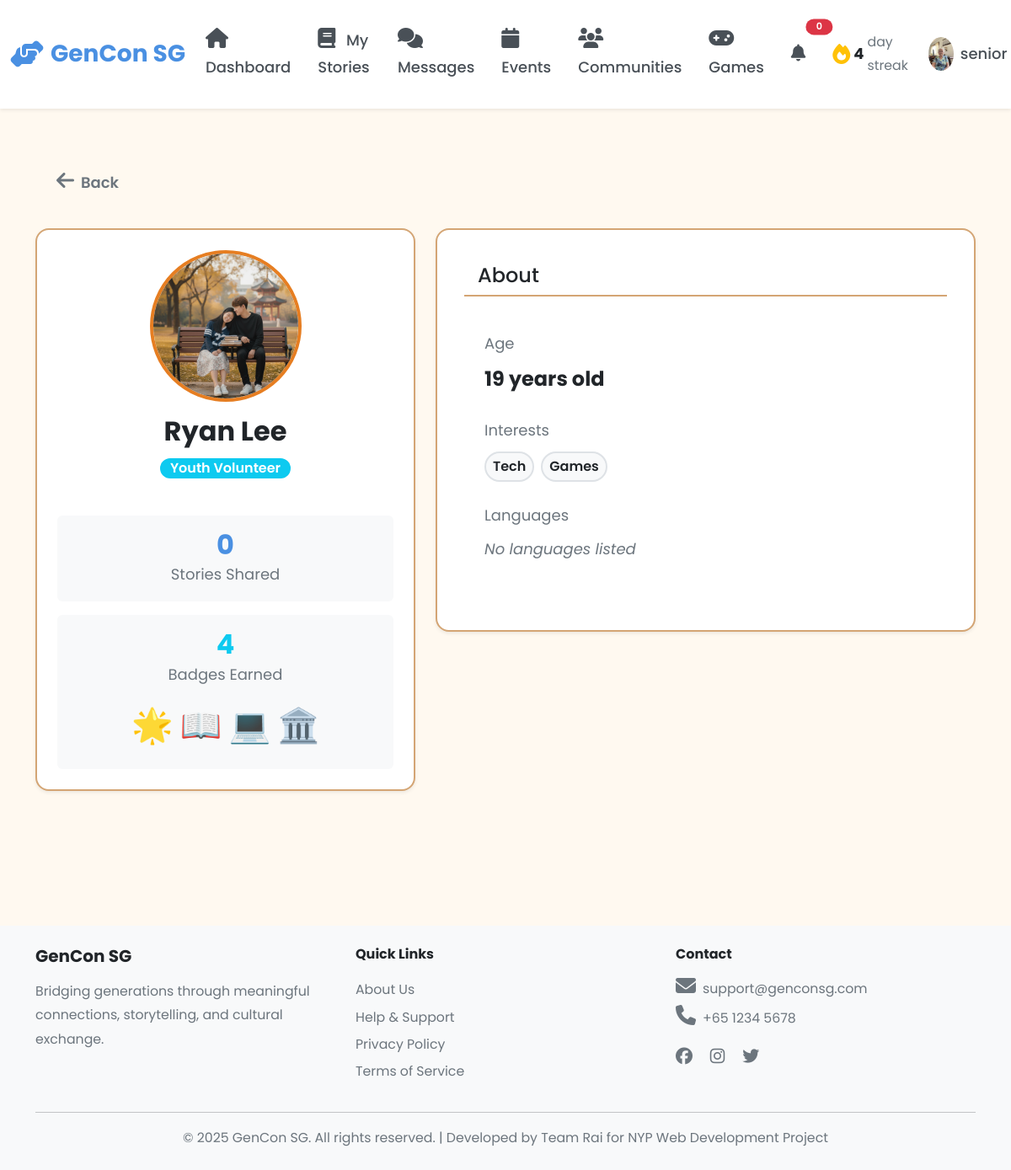
The page /senior/users/3 (signed in) on the database as committed earlier.
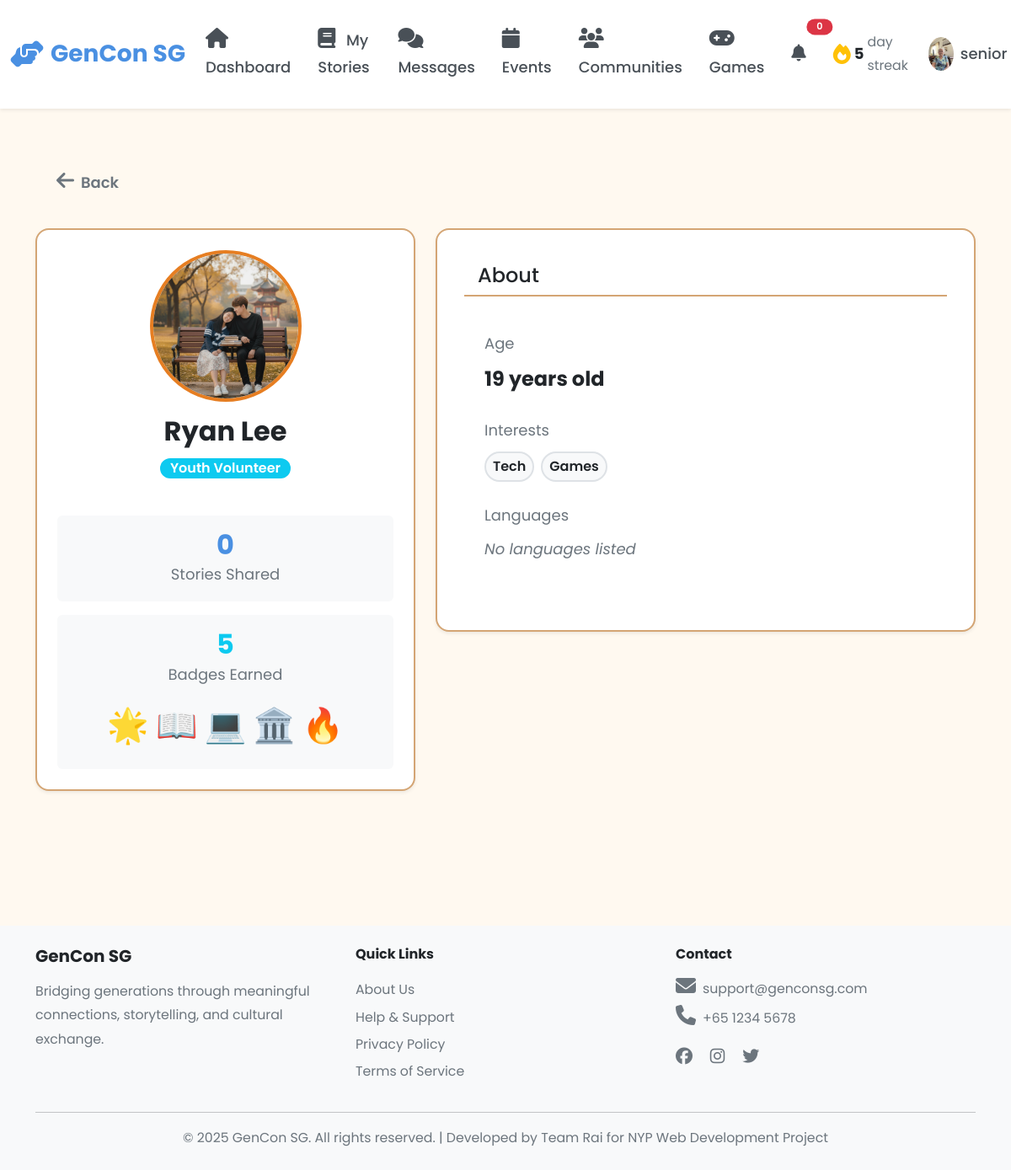
The same page on the database as committed later.
### models.py (models this page shows, shortened)
class Badge(db.Model):
    __tablename__ = 'badges'
    id = db.Column(db.Integer, primary_key=True)
    user_id = db.Column(db.Integer, db.ForeignKey('users.id'), nullable=False, index=True)
    badge_type = db.Column(db.String(50), nullable=False)  # e.g., 'Week Warrior', 'Month Master'
    earned_at = db.Column(db.DateTime, default=datetime.utcnow, nullable=False)
    user = db.relationship('User', back_populates='badges')

### blueprints/senior.py (the view)
@senior_bp.route('/users/<int:user_id>')
@login_required
def public_profile(user_id):
    user = User.query.get_or_404(user_id)
    stories_count = Story.query.filter_by(user_id=user.id).count()
    badges = []
    if user.role == 'youth':
        earned_badges = Badge.query.filter_by(user_id=user.id).all()
        BADGE_ICONS = {
            'First Steps': '🌟', 'Story Keeper': '📖', 'Tech Wizard': '💻',
            'Game Master': '🎮', 'Community Builder': '🏘️', 'Event Organizer': '📅',
            'Heritage Champion': '🏛️', 'Conversation Partner': '💬',
            'Week Warrior': '🔥', 'Month Master': '🏆', 'Century Champion': '💯', 'Year Legend': '👑'
        }
        badges = [{'title': b.badge_type, 'icon': BADGE_ICONS.get(b.badge_type, '🏅')} for b in earned_badges]
    recent_stories = Story.query.filter_by(user_id=user.id).order_by(Story.created_at.desc()).limit(5).all()
    return render_template('senior/public_profile.html',
                         profile_user=user,
                         stories_count=stories_count,
                         badges=badges,
                         recent_stories=recent_stories)

### app.py (called while the page is built)
@app.context_processor
def inject_user():
    user_streak = 0
    if 'user_id' in session:
        from models import Streak
        streak = Streak.query.filter_by(user_id=session['user_id']).first()
        if streak:
            user_streak = streak.current_streak
    return dict(session=session, user_streak=user_streak)

@app.after_request
def add_security_headers(response):
    csp = (
        "default-src 'self'; "
        "script-src 'self' 'unsafe-inline' 'unsafe-eval' blob: https://cdn.jsdelivr.net https://cdnjs.cloudflare.com; "
        "style-src 'self' 'unsafe-inline' https://cdn.jsdelivr.net https://cdnjs.cloudflare.com https://fonts.googleapis.com; "
        "font-src 'self' https://cdnjs.cloudflare.com https://fonts.gstatic.com; "
        "img-src 'self' data: blob: https:; "
        "connect-src 'self' ws: wss: https://cdn.jsdelivr.net https://cdnjs.cloudflare.com; "
        "worker-src 'self' blob:;"
    )
    response.headers['Content-Security-Policy'] = csp
    return response

### models.py (called while the page is built)
    @property
    def interests(self):
        if self.interests_json:
            return json.loads(self.interests_json)
        return []

### templates/senior/public_profile.html (shortened to what the changed rows need)
{% extends "base.html" %}
{% block body_class %}senior-dashboard{% endblock %}
{% block content %}
<div class="container py-4">
    <div class="row">
        <div class="col-md-5 mb-4">
            <div class="card shadow-sm text-center p-4 border-2" style="border-color: var(--senior-border);">
                <h2 class="fw-bold mb-2">{{ profile_user.full_name }}</h2>
                {% if profile_user.role == 'youth' and badges %}
                <div class="mt-3 p-3 bg-light rounded">
                    <h3 class="h2 fw-bold text-info mb-0">{{ badges|length }}</h3>
                    <p class="text-muted mb-0">Badges Earned</p>
                    <div class="d-flex flex-wrap justify-content-center gap-2 mt-2">
                        {% for badge in badges %}
                        <span class="fs-1" title="{{ badge.title }}">{{ badge.icon }}</span>
                        {% endfor %}
                    </div>
                </div>
                {% endif %}
            </div>
        </div>
        <div class="col-md-7">
            <div class="card shadow-sm mb-4 border-2" style="border-color: var(--senior-border);">
                <div class="card-body p-4">
                    <div class="mb-4">
                        {% if profile_user.interests %}
                            <div class="d-flex flex-wrap gap-2">
                            {% for interest in profile_user.interests %}
                                <span class="badge bg-light text-dark border border-2 p-2 fs-6">{{ interest }}</span>
                            {% endfor %}
                            </div>
                        {% else %}
                            <p class="text-muted fst-italic">No interests listed</p>
                        {% endif %}
                    </div>
                </div>
            </div>
        </div>
    </div>
</div>
{% endblock %}

Rows that differ between the two databases and show on the page:
added Badge: icon "🔥"
Other text that changed with them:
{{ user_streak|default(0) }}: "4" → "5"
{{ badges|length }}: "4" → "5"
